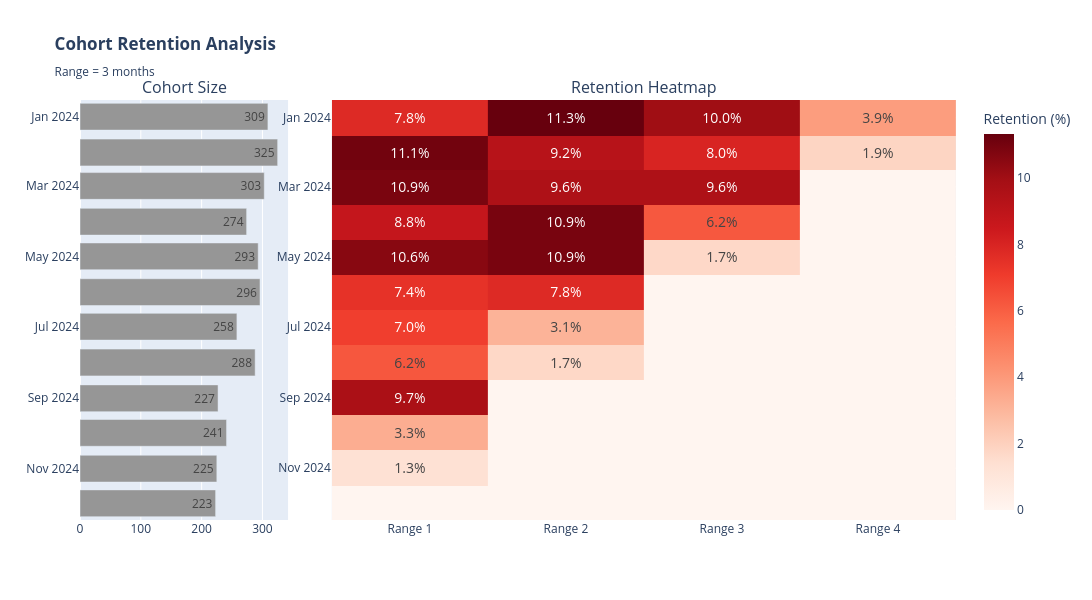

Notebook code for this chart:
### Code cell
retention_rates = retention_df[['first_purchase_month', 'Range0', 'Range1_Rate', 'Range2_Rate', 'Range3_Rate', 'Range4_Rate']].copy()
retention_rates.columns = ['first_purchase_month', 'Range 0','Range 1', 'Range 2', 'Range 3', 'Range 4']

retention_matrix = retention_rates.set_index('first_purchase_month')
retention_matrix = retention_matrix.sort_index(ascending=False)

text_matrix = retention_matrix.copy()
text_matrix['Range 0'] = text_matrix['Range 0'].astype(int).astype(str)

# ⭐ 0%만 빈 문자열, 나머지는 표시
heatmap_values = retention_matrix[['Range 1','Range 2','Range 3','Range 4']]
custom_text = []
for row in heatmap_values.values:
    row_text = []
    for val in row:
        if val == 0:
            row_text.append('')  # 0%만 숨김
        else:
            row_text.append(f'{val:.1f}%')
    custom_text.append(row_text)

fig = make_subplots(
    rows=1,
    cols=2,
    column_widths=[0.25, 0.75],
    subplot_titles=("Cohort Size", "Retention Heatmap"),
    horizontal_spacing=0.05
)

fig.add_trace(
    go.Bar(
        x=retention_matrix['Range 0'],
        y=retention_matrix.index,
        orientation='h',
        text=retention_matrix['Range 0'],
        textposition='auto',
        marker_color='rgb(150,150,150)',
        showlegend=False
    ),
    row=1,
    col=1
)

fig.add_trace(
    go.Heatmap(
        z=heatmap_values.values,
        x=heatmap_values.columns,
        y=heatmap_values.index,
        colorscale='Reds',
        text=custom_text,  # ⭐ 0% 제외 텍스트
        texttemplate='%{text}',
        textfont={"size":14},
        colorbar=dict(title="Retention (%)")
    ),
    row=1,
    col=2
)

fig.update_yaxes(autorange="reversed")

fig.update_layout(
    title=dict(text='Cohort Retention Analysis<br><sub>Range = 3 months</sub>', font=dict(size=20, color='#2c3e50'), x=0.5, xanchor='center'),
    height=600,
    width=1600
)

fig.show()

### Figure 1 — Plotly figure (JSON) as saved in the notebook; plotly's stock layout.template omitted (floating-point values rounded to 4 significant figures)
{"data": [{"marker": {"color": "rgb(150,150,150)"}, "orientation": "h", "showlegend": false, "text": [223.0, 225.0, 241.0, 227.0, 288.0, 258.0, 296.0, 293.0, 274.0, 303.0, 325.0, 309.0], "textposition": "auto", "type": "bar", "x": [223, 225, 241, 227, 288, 258, 296, 293, 274, 303, 325, 309], "xaxis": "x", "y": ["2024-12", "2024-11", "2024-10", "2024-09", "2024-08", "2024-07", "2024-06", "2024-05", "2024-04", "2024-03", "2024-02", "2024-01"], "yaxis": "y"}, {"colorbar": {"title": {"text": "Retention (%)"}}, "colorscale": [[0, "rgb(255,245,240)"], [0.125, "rgb(254,224,210)"], [0.25, "rgb(252,187,161)"], [0.375, "rgb(252,146,114)"], [0.5, "rgb(251,106,74)"], [0.625, "rgb(239,59,44)"], [0.75, "rgb(203,24,29)"], [0.875, "rgb(165,15,21)"], [1, "rgb(103,0,13)"]], "text": [["", "", "", ""], ["1.3%", "", "", ""], ["3.3%", "", "", ""], ["9.7%", "", "", ""], ["6.2%", "1.7%", "", ""], ["7.0%", "3.1%", "", ""], ["7.4%", "7.8%", "", ""], ["10.6%", "10.9%", "1.7%", ""], ["8.8%", "10.9%", "6.2%", ""], ["10.9%", "9.6%", "9.6%", ""], ["11.1%", "9.2%", "8.0%", "1.9%"], ["7.8%", "11.3%", "10.0%", "3.9%"]], "textfont": {"size": 14}, "texttemplate": "%{text}", "type": "heatmap", "x": ["Range 1", "Range 2", "Range 3", "Range 4"], "xaxis": "x2", "y": ["2024-12", "2024-11", "2024-10", "2024-09", "2024-08", "2024-07", "2024-06", "2024-05", "2024-04", "2024-03", "2024-02", "2024-01"], "yaxis": "y2", "z": [[0.0, 0.0, 0.0, 0.0], [1.33, 0.0, 0.0, 0.0], [3.32, 0.0, 0.0, 0.0], [9.69, 0.0, 0.0, 0.0], [6.25, 1.74, 0.0, 0.0], [6.98, 3.1, 0.0, 0.0], [7.43, 7.77, 0.0, 0.0], [10.58, 10.92, 1.71, 0.0], [8.76, 10.95, 6.2, 0.0], [10.89, 9.57, 9.57, 0.0], [11.08, 9.23, 8.0, 1.85], [7.77, 11.33, 10.03, 3.88]]}], "layout": {"annotations": [{"font": {"size": 16}, "showarrow": false, "text": "Cohort Size", "x": 0.1187, "xanchor": "center", "xref": "paper", "y": 1, "yanchor": "bottom", "yref": "paper"}, {"font": {"size": 16}, "showarrow": false, "text": "Retention Heatmap", "x": 0.6437, "xanchor": "center", "xref": "paper", "y": 1, "yanchor": "bottom", "yref": "paper"}], "height": 600, "title": {"text": "<b>Cohort Retention Analysis</b><br><sub>Range = 3 months</sub>"}, "width": 1600, "xaxis": {"anchor": "y", "domain": [0, 0.2375]}, "xaxis2": {"anchor": "y2", "domain": [0.2875, 1.0]}, "yaxis": {"anchor": "x", "autorange": "reversed", "domain": [0, 1]}, "yaxis2": {"anchor": "x2", "autorange": "reversed", "domain": [0, 1]}}}
